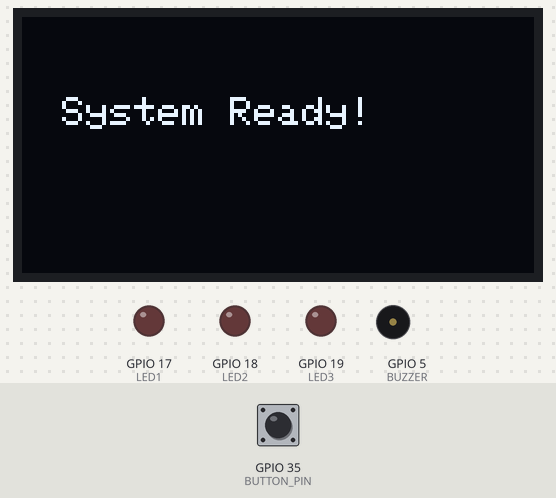
Recording of a program running on a simulated ESP32. Parts: 128×64 one-colour display, output pins drawn as LEDs (lit = HIGH), buzzer (waves = sounding). Inputs (shaded band) come from the test bench; at power-on: GPIO 35 (BUTTON_PIN) HIGH. What the program prints to the serial monitor is not drawn.

Above: at 1.2 s.
1.3 s: GPIO 35 (BUTTON_PIN) pulled LOW for 3.2 s
At 6.4 s:
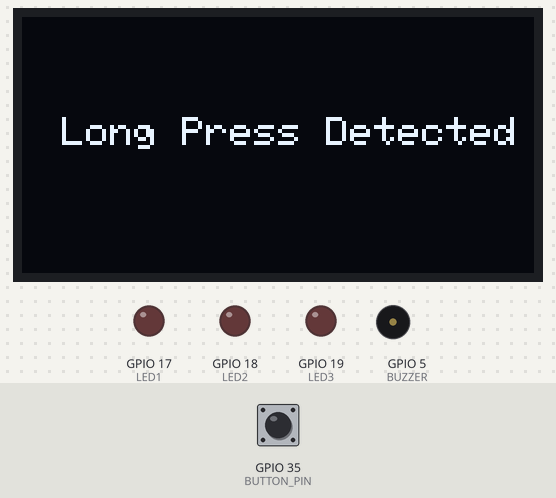
7.0 s: GPIO 35 (BUTTON_PIN) pulled LOW for 0.15 s
At 8.2 s:
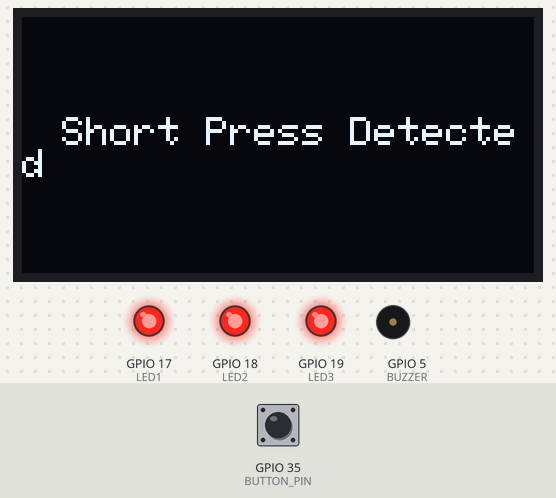
8.6 s: GPIO 35 (BUTTON_PIN) pulled LOW for 3.2 s
At 13.1 s:
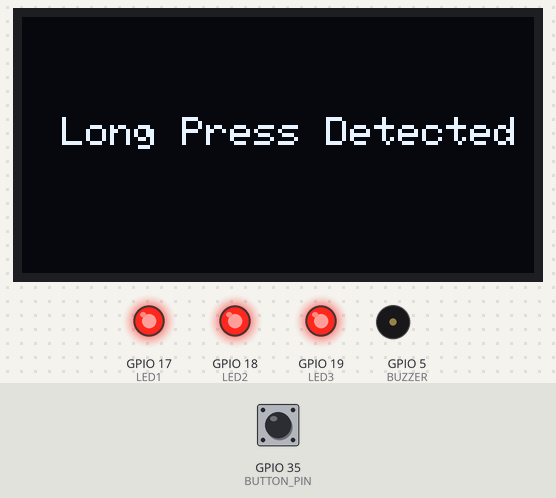
14.3 s: GPIO 35 (BUTTON_PIN) pulled LOW for 1 s
At 16.2 s:
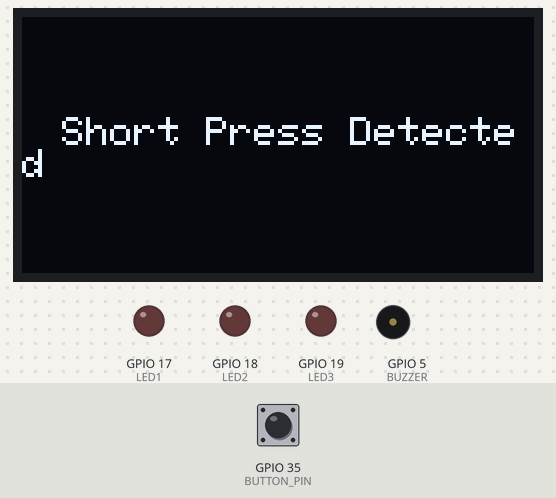
Timing chart, 0 to 17.7 s (numbered marks = the images above; inputs shaded):
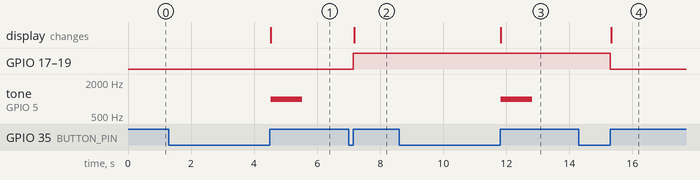

Measured:
- after the input at 1.3 s, tone on GPIO 5 (BUZZER): silent → 1000 Hz after 3.2 s, → silent 1.0 s later; the display: changes after 3.2 s (image 1)
- after the input at 7.0 s, GPIO 17 (LED1), GPIO 18 (LED2), GPIO 19 (LED3): LOW → HIGH after 0.15 s; the display: changes after 0.18 s (image 2)
- after the input at 8.6 s, tone on GPIO 5 (BUZZER): silent → 1000 Hz after 3.2 s, → silent 1.0 s later; the display: changes after 3.2 s (image 3)
- after the input at 14.3 s, GPIO 17 (LED1), GPIO 18 (LED2), GPIO 19 (LED3): HIGH → LOW after 1.0 s; the display: changes after 1.0 s (image 4)

The program:

main.cpp
```cpp
//Nimra Fatima 23-NTU-CS-1081
//Buzzer with press detection
#include <Arduino.h>
#include <Wire.h>
#include <Adafruit_GFX.h>
#include <Adafruit_SSD1306.h>

// --- OLED setup ---
#define SCREEN_WIDTH 128
#define SCREEN_HEIGHT 64
#define OLED_ADDR 0x3C
Adafruit_SSD1306 display(SCREEN_WIDTH, SCREEN_HEIGHT, &Wire, -1);

// --- Pin Configuration ---
#define BUTTON_PIN 35
#define LED1 17
#define LED2 18
#define LED3 19
#define BUZZER 5

// --- Variables for button press detection ---
unsigned long pressStartTime = 0;
bool buttonPressed = false;
bool ledsOn = false;

void showMessage(String msg); // Function declaration

void setup() {
  Serial.begin(115200);

  // OLED Initialization
  Wire.begin(21, 22);
  if (!display.begin(SSD1306_SWITCHCAPVCC, OLED_ADDR)) {
    Serial.println(F("OLED init failed"));
    while (true);
  }

  // Clear OLED
  display.clearDisplay();
  display.setTextSize(1);
  display.setTextColor(SSD1306_WHITE);
  display.setCursor(10, 20);
  display.println("System Ready!");
  display.display();

  // Pin modes
  pinMode(BUTTON_PIN, INPUT_PULLUP);  // Button active LOW
  pinMode(LED1, OUTPUT);
  pinMode(LED2, OUTPUT);
  pinMode(LED3, OUTPUT);
  pinMode(BUZZER, OUTPUT);

  // Initially all OFF
  digitalWrite(LED1, LOW);
  digitalWrite(LED2, LOW);
  digitalWrite(LED3, LOW);
  digitalWrite(BUZZER, LOW);
}

void loop() {
  int buttonState = digitalRead(BUTTON_PIN);

  // Button pressed (active LOW)
  if (buttonState == LOW && !buttonPressed) {
    buttonPressed = true;
    pressStartTime = millis();
  }

  // Button released
  if (buttonState == HIGH && buttonPressed) {
    buttonPressed = false;
    unsigned long pressDuration = millis() - pressStartTime;

    if (pressDuration < 1500) {
      // --- Short Press Detected ---
      ledsOn = !ledsOn;
      digitalWrite(LED1, ledsOn);
      digitalWrite(LED2, ledsOn);
      digitalWrite(LED3, ledsOn);
      showMessage("Short Press Detected");
      Serial.println("Short Press Detected");
    } else {
      // --- Long Press Detected ---
      showMessage("Long Press Detected");
      Serial.println("Long Press Detected");
      tone(BUZZER, 1000);  // 1 kHz tone
      delay(1000);
      noTone(BUZZER);
    }
  }
}

// --- OLED Display Message Function ---
void showMessage(String msg) {
  display.clearDisplay();
  display.setTextSize(1);
  display.setTextColor(SSD1306_WHITE);
  display.setCursor(10, 25);
  display.println(msg);
  display.display();
}
```
